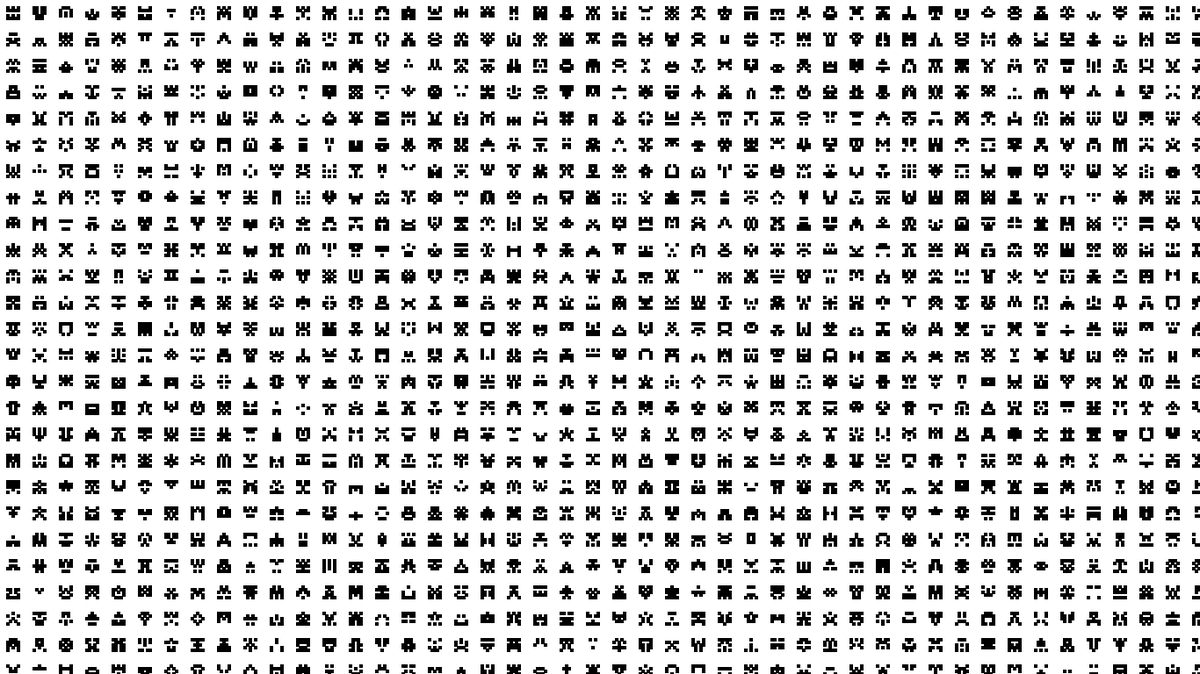
Frame 1 (no input)
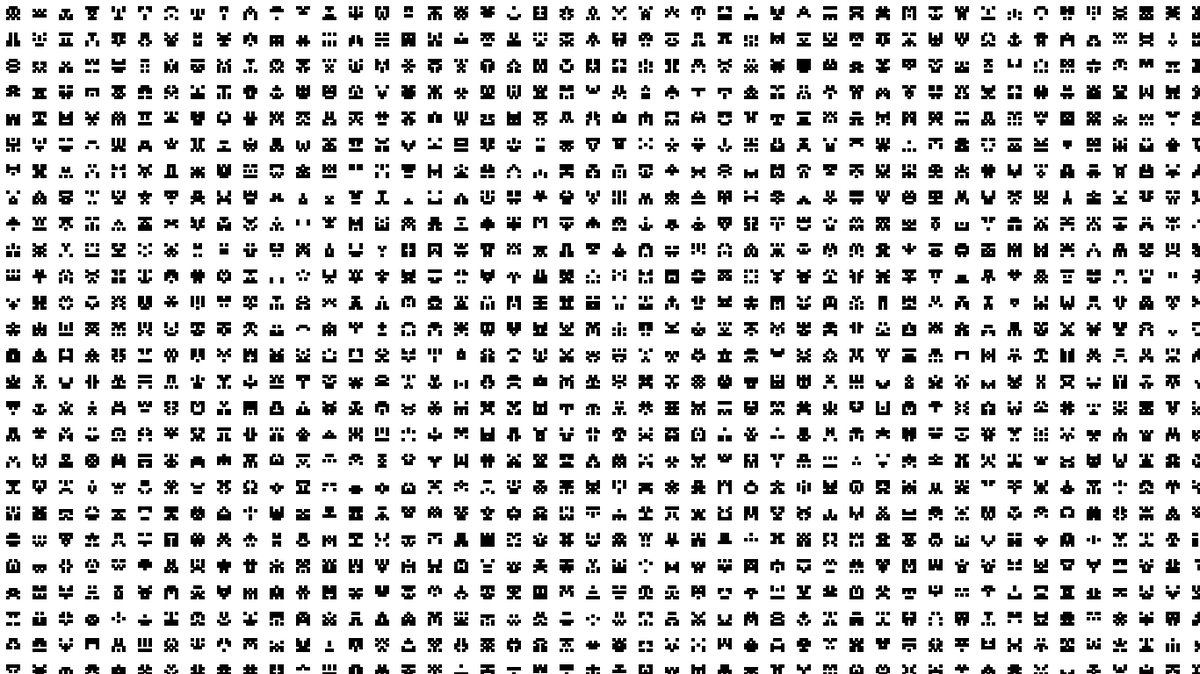
Frame 60 (the mouse pressed at the canvas centre just before this capture)
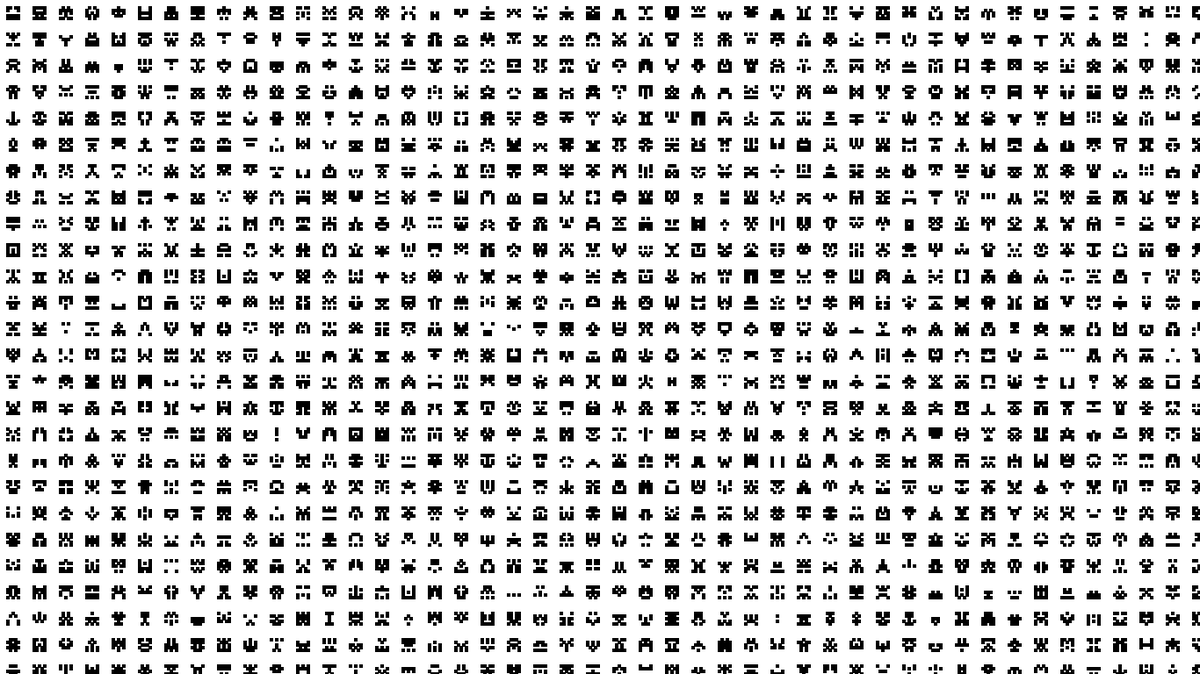
Frame 120 (the mouse held since frame 60 and released just before this capture)

The Processing sketch that drew these frames (run headless with seeded random() and noise(); from frame 60 on, the mouse is pressed at the canvas centre):

// Processing sketch: fractal_invaders
// ── fractal_invaders.pde
/*
   ||||||||||||||||||||||||||||||||||||||||||||||||||||||||||||||||||||||
   |||  coded by Michele Semeghini  |||||||||||||||||||||||||||||||||||||
   |||  based on Jared Tarbell's program "Fractal.Invaders", 2004  ||||||
   |||  http://www.openprocessing.org/sketch/42740  |||||||||||||||||||||
   ||||||||||||||||||||||||||||||||||||||||||||||||||||||||||||||||||||||
*/
 
int pxSize = 3;                 // resolution of each Invader (in pixels)
int invSize = 5;                // must be an odd number!
int halfAxis = (invSize-1)/2;   // fixes a middle vertical simmetry
 
 
void setup() {
  size (1366, 768);
  frameRate(7); 
}
 
 
void draw() {
  translate(7, 7);
  background(255);
  for (int y = 0; y<height; y+=(2*invSize)*pxSize) {
    for (int x = 0; x<width; x+=(2*invSize)*pxSize) {
      pushMatrix();
      translate(x, y);
      for (int xx=halfAxis*pxSize; xx>=0; xx-=pxSize) {
        for (int yy = 0; yy<invSize*pxSize; yy+=pxSize) {
          int n = int(random(10));
 
          if ( (n%2) == 0) {
            fill(0);
            rect(xx, yy, pxSize, pxSize);
            if (xx!=halfAxis*pxSize) rect(2*halfAxis*pxSize-xx, yy, pxSize, pxSize);
          }
        }
      }
      popMatrix();
    }
  }
}
 
 
// to pause/play the animation, a keybord event (spacebar) is checked!
int checkVar = 1;
 
void keyPressed() {
 
  if ((key == ' ' ) && (checkVar==1)) {
    noLoop();
    checkVar--;
  }
  else {
    loop();
    checkVar++;
  }
}
